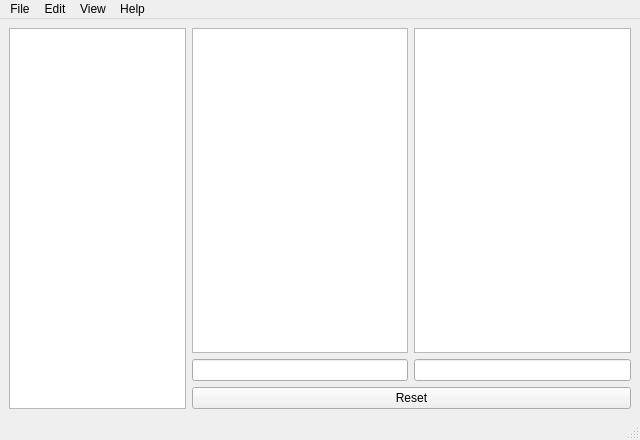
<?xml version="1.0" encoding="UTF-8"?>
<ui version="4.0">
 <class>MainWindow</class>
 <widget class="QMainWindow" name="MainWindow">
  <property name="geometry">
   <rect>
    <x>0</x>
    <y>0</y>
    <width>640</width>
    <height>440</height>
   </rect>
  </property>
  <property name="minimumSize">
   <size>
    <width>580</width>
    <height>320</height>
   </size>
  </property>
  <property name="maximumSize">
   <size>
    <width>720</width>
    <height>440</height>
   </size>
  </property>
  <property name="windowTitle">
   <string>Unit Converter</string>
  </property>
  <widget class="QWidget" name="centralwidget">
   <layout class="QHBoxLayout" name="horizontalLayout">
    <item>
     <widget class="QListView" name="unitCategoryListView"/>
    </item>
    <item>
     <layout class="QVBoxLayout" name="unitConversionArea">
      <item>
       <layout class="QHBoxLayout" name="unitPickerArea">
        <item>
         <layout class="QVBoxLayout" name="fromUnitArea">
          <item>
           <widget class="QListView" name="fromUnitPicker"/>
          </item>
          <item>
           <widget class="QLineEdit" name="fromUnitInput"/>
          </item>
         </layout>
        </item>
        <item>
         <layout class="QVBoxLayout" name="toUnitArea">
          <item>
           <widget class="QListView" name="toUnitPicker"/>
          </item>
          <item>
           <widget class="QLineEdit" name="toUnitOutput">
            <property name="enabled">
             <bool>true</bool>
            </property>
            <property name="readOnly">
             <bool>true</bool>
            </property>
           </widget>
          </item>
         </layout>
        </item>
       </layout>
      </item>
      <item>
       <widget class="QPushButton" name="resetButton">
        <property name="text">
         <string>Reset</string>
        </property>
       </widget>
      </item>
     </layout>
    </item>
   </layout>
  </widget>
  <widget class="QMenuBar" name="menubar">
   <property name="geometry">
    <rect>
     <x>0</x>
     <y>0</y>
     <width>640</width>
     <height>24</height>
    </rect>
   </property>
   <widget class="QMenu" name="menuFile">
    <property name="title">
     <string>File</string>
    </property>
    <addaction name="actionQuit"/>
   </widget>
   <widget class="QMenu" name="menuEdit">
    <property name="title">
     <string>Edit</string>
    </property>
    <addaction name="actionReset"/>
    <addaction name="separator"/>
    <addaction name="actionCopy_Input_to_Clipboard"/>
    <addaction name="actionCopy_Result_to_Clipboard"/>
   </widget>
   <widget class="QMenu" name="menuView">
    <property name="title">
     <string>View</string>
    </property>
    <addaction name="actionDisplay_All_Digits"/>
    <addaction name="separator"/>
    <addaction name="actionRound_off_to_whole_number"/>
    <addaction name="actionRound_off_to_1_d_p"/>
    <addaction name="actionRound_off_to_2_d_p"/>
    <addaction name="actionRound_off_to_3_d_p"/>
    <addaction name="actionRound_off_to_4_d_p"/>
    <addaction name="actionRound_off_to_5_d_p"/>
    <addaction name="actionRound_off_to_6_d_p"/>
    <addaction name="actionRound_off_to_7_d_p"/>
   </widget>
   <widget class="QMenu" name="menuHelp">
    <property name="title">
     <string>Help</string>
    </property>
    <addaction name="actionAbout"/>
   </widget>
   <addaction name="menuFile"/>
   <addaction name="menuEdit"/>
   <addaction name="menuView"/>
   <addaction name="menuHelp"/>
  </widget>
  <widget class="QStatusBar" name="statusbar"/>
  <action name="actionAbout">
   <property name="text">
    <string>About</string>
   </property>
  </action>
  <action name="actionDisplay_All_Digits">
   <property name="text">
    <string>Display All Digits</string>
   </property>
  </action>
  <action name="actionQuit">
   <property name="text">
    <string>Quit</string>
   </property>
  </action>
  <action name="actionReset">
   <property name="text">
    <string>Reset</string>
   </property>
  </action>
  <action name="actionCopy_Input_to_Clipboard">
   <property name="text">
    <string>Copy Input to Clipboard</string>
   </property>
  </action>
  <action name="actionCopy_Result_to_Clipboard">
   <property name="text">
    <string>Copy Result to Clipboard</string>
   </property>
  </action>
  <action name="actionRound_off_to_whole_number">
   <property name="text">
    <string>Round off to whole number</string>
   </property>
  </action>
  <action name="actionRound_off_to_1_d_p">
   <property name="text">
    <string>Round off to 1 d.p.</string>
   </property>
  </action>
  <action name="actionRound_off_to_2_d_p">
   <property name="text">
    <string>Round off to 2 d.p.</string>
   </property>
  </action>
  <action name="actionRound_off_to_3_d_p">
   <property name="text">
    <string>Round off to 3 d.p.</string>
   </property>
  </action>
  <action name="actionRound_off_to_4_d_p">
   <property name="text">
    <string>Round off to 4 d.p.</string>
   </property>
  </action>
  <action name="actionRound_off_to_5_d_p">
   <property name="text">
    <string>Round off to 5 d.p.</string>
   </property>
  </action>
  <action name="actionRound_off_to_6_d_p">
   <property name="text">
    <string>Round off to 6 d.p.</string>
   </property>
  </action>
  <action name="actionRound_off_to_7_d_p">
   <property name="text">
    <string>Round off to 7 d.p.</string>
   </property>
  </action>
 </widget>
 <resources/>
 <connections/>
</ui>
